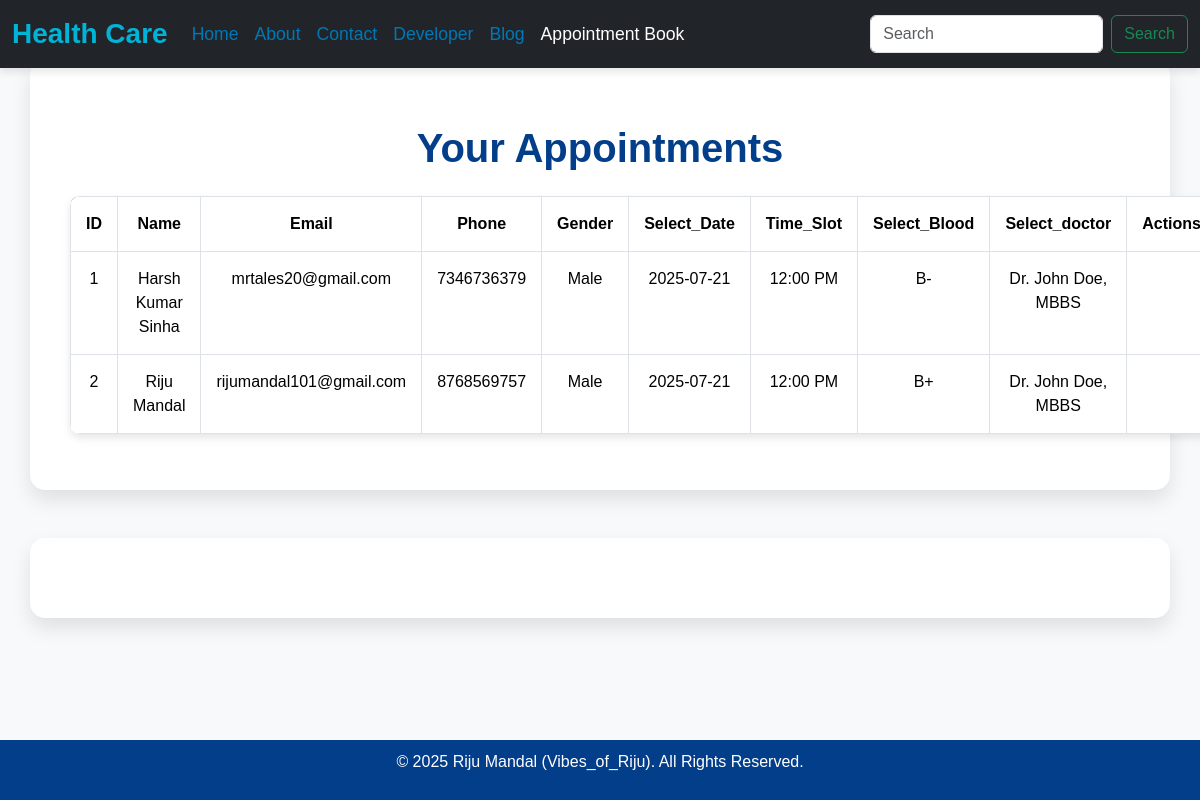
/user_appointments, run on the app's committed database.
### tables this page shows
CREATE TABLE appointment_details (
            detail_id INTEGER PRIMARY KEY AUTOINCREMENT,
            appointment_id INTEGER,
            name TEXT NOT NULL,
            email TEXT NOT NULL,
            phone TEXT NOT NULL,
            gender TEXT NOT NULL,
            FOREIGN KEY (appointment_id) REFERENCES appointment (id)
        );

CREATE TABLE appointment (
            id INTEGER PRIMARY KEY AUTOINCREMENT,
            user_id INTEGER,
            Select_Date TEXT NOT NULL,
            Time_Slot TEXT NOT NULL,
            Select_Blood TEXT NOT NULL,
            Select_doctor TEXT NOT NULL,
            FOREIGN KEY (user_id) REFERENCES user (user_id)
        );

### main.py (the view)
@app.route('/user_appointments')
def user_appointments():
    user_id = 1  # Replace with the logged-in user's ID (e.g., from session)
    conn = get_db_connection()
    cursor = conn.cursor()
    cursor.execute('''
        SELECT a.*, ad.name, ad.email, ad.phone, ad.gender
        FROM appointment a
        JOIN appointment_details ad ON a.id = ad.appointment_id
        WHERE a.user_id = ?
    ''', (user_id,))
    appointments = cursor.fetchall()
    conn.close()
    return render_template('user_appointments.html', appointments=appointments)

### main.py (called while the page is built)
def get_db_connection():
    conn = sqlite3.connect('data.db')
    conn.row_factory = sqlite3.Row  # Access columns by name
    return conn

@app.context_processor
def inject_user():
    return dict(current_user=current_user)

@app.before_request
def load_logged_in_user():
    user_id = session.get('user_id')
    if user_id is None:
        g.user = None
    else:
        conn = get_db_connection()
        cursor = conn.cursor()
        cursor.execute('SELECT * FROM user WHERE user_id = ?', (user_id,))
        g.user = cursor.fetchone()
        conn.close()

### templates/user_appointments.html (shortened to what this page needs)
<!doctype html>
<html lang="en">
<head>
    <link href="https://cdn.jsdelivr.net/npm/bootstrap@5.3.1/dist/css/bootstrap.min.css" rel="stylesheet">
</head>
<body>
    <nav class="navbar navbar-expand-lg navbar-dark bg-dark fixed-top">
        <div class="container-fluid">
            <a class="navbar-brand" href="/">Health Care</a>
            <div class="collapse navbar-collapse" id="navbarSupportedContent">
                <ul class="navbar-nav me-auto mb-2 mb-lg-0">
                    <li class="nav-item">
                        <a class="nav-link" href="/">Home</a>
                    </li>
                    <li class="nav-item">
                        <a class="nav-link" href="/about">About</a>
                    </li>
                    <li class="nav-item">
                        <a class="nav-link" href="/contact">Contact</a>
                    </li>
                    <li class="nav-item">
                        <a class="nav-link" href="/developer">Developer</a>
                    </li>
                    <li class="nav-item">
                        <a class="nav-link" href="/blog">Blog</a>
                    </li>
                    <li class="nav-item">
                        <a class="nav-link active" href="/appointment">Appointment Book</a>
                    </li>
                </ul>
                <form class="d-flex" role="search">
                    <input class="form-control me-2" type="search" placeholder="Search" aria-label="Search">
                    <button class="btn btn-outline-success" type="submit">Search</button>
                </form>
            </div>
        </div>
    </nav>
    <div class="container">
        <h1 class="text-center my-4">Your Appointments</h1>
        <table class="table table-bordered">
            <thead>
                <tr>
                    <th>ID</th>
                    <th>Name</th>
                    <th>Email</th>
                    <th>Phone</th>
                    <th>Gender</th>
                    <th>Select_Date</th>
                    <th>Time_Slot</th>
                    <th>Select_Blood</th>
                    <th>Select_doctor</th>
                    <th>Actions</th>
                </tr>
            </thead>
            <tbody>
                {% for appointment in appointments %}
                <tr>
                    <td>{{ appointment['id'] }}</td>
                    <td>{{ appointment['name'] }}</td>
                    <td>{{ appointment['email'] }}</td>
                    <td>{{ appointment['phone'] }}</td>
                    <td>{{ appointment['gender'] }}</td>
                    <td>{{ appointment['Select_Date'] }}</td>
                    <td>{{ appointment['Time_Slot'] }}</td>
                    <td>{{ appointment['Select_Blood'] }}</td>
                    <td>{{ appointment['Select_doctor'] }}</td>
                    <td>
                    </td>
                </tr>
                {% endfor %}
            </tbody>
        </table>
    </div>
    <div class="container mt-5">
    </div>
    <footer>
        <p>&copy; 2025 Riju Mandal (Vibes_of_Riju). All Rights Reserved.</p>
    </footer>
</body>
</html>

### templates/user_appointments.html (style rules this page uses)
body { font-family: 'Poppins', sans-serif; background-color: #f8f9fa; color: #333; padding-top: 60px; }
.navbar { box-shadow: 0 4px 8px rgba(0, 0, 0, 0.1); }
.navbar-brand { font-size: 1.75rem; font-weight: bold; color: #00b4d8 !important; }
.navbar-nav .nav-link { font-size: 1.1rem; color: #0077b6; transition: color 0.3s ease; }
h1 { color: #023e8a; font-weight: 800; margin-top: 40px; animation: fadeInDown 1.5s ease; }
.container { background-color: #ffffff; border-radius: 15px; padding: 40px; box-shadow: 0 10px 20px rgba(0, 0, 0, 0.1); transition: transform 0.5s ease; }
.table { margin-top: 20px; border-radius: 10px; overflow: hidden; box-shadow: 0 4px 8px rgba(0, 0, 0, 0.1); }
.table thead { background-color: #023e8a; color: white; }
.table th, .table td { padding: 15px; text-align: center; }
footer { background-color: #023e8a; color: white; text-align: center; padding: 10px 0; position: fixed; bottom: 0; width: 100%; }

### data on the page
appointment_details: id "1", name "Harsh Kumar Sinha", email "mrtales20@gmail.com", phone "7346736379", gender "Male", Select_Date "2025-07-21", Time_Slot "12:00 PM", Select_Blood "B-", Select_doctor "Dr. John Doe, MBBS"
appointment_details: id "2", name "Riju Mandal", email "rijumandal101@gmail.com", phone "8768569757", gender "Male", Select_Date "2025-07-21", Time_Slot "12:00 PM", Select_Blood "B+", Select_doctor "Dr. John Doe, MBBS"
